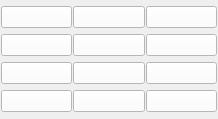
<?xml version="1.0" encoding="UTF-8"?>
<ui version="4.0">
 <class>Qpid::DTMFPlate</class>
 <widget class="QWidget" name="Qpid::DTMFPlate">
  <property name="geometry">
   <rect>
    <x>0</x>
    <y>0</y>
    <width>218</width>
    <height>119</height>
   </rect>
  </property>
  <property name="windowTitle">
   <string>Voice Easy</string>
  </property>
  <property name="styleSheet">
   <string notr="true">#widget QPushButton {
	background: #ffffff;
}

#widget QPushButton:hover {
	background: #c8e6fa;
}

#widget #pushButtonDTMF0 {
	border-image: url(:/images/ui/dtmf_0.png);
}
#widget #pushButtonDTMF1 {
	border-image: url(:/images/ui/dtmf_1.png);
}
#widget #pushButtonDTMF2 {
	border-image: url(:/images/ui/dtmf_2.png);
}
#widget #pushButtonDTMF3 {
	border-image: url(:/images/ui/dtmf_3.png);
}
#widget #pushButtonDTMF4 {
	border-image: url(:/images/ui/dtmf_4.png);
}
#widget #pushButtonDTMF5 {
	border-image: url(:/images/ui/dtmf_5.png);
}
#widget #pushButtonDTMF6 {
	border-image: url(:/images/ui/dtmf_6.png);
}
#widget #pushButtonDTMF7 {
	border-image: url(:/images/ui/dtmf_7.png);
}
#widget #pushButtonDTMF8 {
	border-image: url(:/images/ui/dtmf_8.png);
}
#widget #pushButtonDTMF9 {
	border-image: url(:/images/ui/dtmf_9.png);
}
#widget #pushButtonDTMFAst {
	border-image: url(:/images/ui/dtmf_asterisk.png);
}
#widget #pushButtonDTMFPound {
	border-image: url(:/images/ui/dtmf_pound.png);
}</string>
  </property>
  <layout class="QVBoxLayout" name="verticalLayout">
   <property name="spacing">
    <number>0</number>
   </property>
   <property name="margin">
    <number>0</number>
   </property>
   <item>
    <widget class="QWidget" name="widget" native="true">
     <layout class="QGridLayout" name="gridLayout" rowstretch="1,1,1,1" columnstretch="1,1,1">
      <property name="margin">
       <number>1</number>
      </property>
      <property name="spacing">
       <number>1</number>
      </property>
      <item row="0" column="0">
       <widget class="QPushButton" name="pushButtonDTMF1">
        <property name="focusPolicy">
         <enum>Qt::NoFocus</enum>
        </property>
        <property name="text">
         <string/>
        </property>
       </widget>
      </item>
      <item row="0" column="1">
       <widget class="QPushButton" name="pushButtonDTMF2">
        <property name="focusPolicy">
         <enum>Qt::NoFocus</enum>
        </property>
        <property name="text">
         <string/>
        </property>
       </widget>
      </item>
      <item row="0" column="2">
       <widget class="QPushButton" name="pushButtonDTMF3">
        <property name="focusPolicy">
         <enum>Qt::NoFocus</enum>
        </property>
        <property name="text">
         <string/>
        </property>
       </widget>
      </item>
      <item row="1" column="0">
       <widget class="QPushButton" name="pushButtonDTMF4">
        <property name="focusPolicy">
         <enum>Qt::NoFocus</enum>
        </property>
        <property name="text">
         <string/>
        </property>
       </widget>
      </item>
      <item row="1" column="1">
       <widget class="QPushButton" name="pushButtonDTMF5">
        <property name="focusPolicy">
         <enum>Qt::NoFocus</enum>
        </property>
        <property name="text">
         <string/>
        </property>
       </widget>
      </item>
      <item row="1" column="2">
       <widget class="QPushButton" name="pushButtonDTMF6">
        <property name="focusPolicy">
         <enum>Qt::NoFocus</enum>
        </property>
        <property name="text">
         <string/>
        </property>
       </widget>
      </item>
      <item row="2" column="0">
       <widget class="QPushButton" name="pushButtonDTMF7">
        <property name="focusPolicy">
         <enum>Qt::NoFocus</enum>
        </property>
        <property name="text">
         <string/>
        </property>
       </widget>
      </item>
      <item row="2" column="1">
       <widget class="QPushButton" name="pushButtonDTMF8">
        <property name="focusPolicy">
         <enum>Qt::NoFocus</enum>
        </property>
        <property name="text">
         <string/>
        </property>
       </widget>
      </item>
      <item row="2" column="2">
       <widget class="QPushButton" name="pushButtonDTMF9">
        <property name="focusPolicy">
         <enum>Qt::NoFocus</enum>
        </property>
        <property name="text">
         <string/>
        </property>
       </widget>
      </item>
      <item row="3" column="0">
       <widget class="QPushButton" name="pushButtonDTMFAst">
        <property name="focusPolicy">
         <enum>Qt::NoFocus</enum>
        </property>
        <property name="text">
         <string/>
        </property>
       </widget>
      </item>
      <item row="3" column="1">
       <widget class="QPushButton" name="pushButtonDTMF0">
        <property name="focusPolicy">
         <enum>Qt::NoFocus</enum>
        </property>
        <property name="text">
         <string/>
        </property>
       </widget>
      </item>
      <item row="3" column="2">
       <widget class="QPushButton" name="pushButtonDTMFPound">
        <property name="focusPolicy">
         <enum>Qt::NoFocus</enum>
        </property>
        <property name="text">
         <string/>
        </property>
       </widget>
      </item>
     </layout>
    </widget>
   </item>
  </layout>
 </widget>
 <resources>
  <include location="phone.qrc"/>
 </resources>
 <connections/>
</ui>
